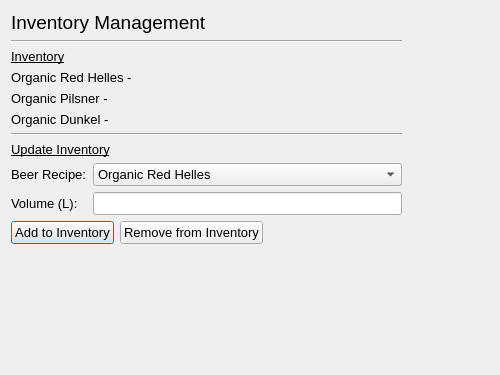
<?xml version="1.0" encoding="UTF-8"?>
<ui version="4.0">
 <class>dialog_inv_management</class>
 <widget class="QDialog" name="dialog_inv_management">
  <property name="geometry">
   <rect>
    <x>0</x>
    <y>0</y>
    <width>500</width>
    <height>375</height>
   </rect>
  </property>
  <property name="font">
   <font>
    <family>Arial</family>
    <pointsize>10</pointsize>
   </font>
  </property>
  <property name="windowTitle">
   <string>Inventory Management - Barnaby's Brewhouse</string>
  </property>
  <layout class="QGridLayout" name="gridLayout">
   <item row="0" column="0">
    <widget class="QScrollArea" name="scroll_area">
     <property name="font">
      <font>
       <kerning>true</kerning>
      </font>
     </property>
     <property name="frameShape">
      <enum>QFrame::NoFrame</enum>
     </property>
     <property name="frameShadow">
      <enum>QFrame::Plain</enum>
     </property>
     <property name="lineWidth">
      <number>0</number>
     </property>
     <property name="widgetResizable">
      <bool>true</bool>
     </property>
     <widget class="QWidget" name="scroll_area_widget_contents">
      <property name="geometry">
       <rect>
        <x>0</x>
        <y>0</y>
        <width>478</width>
        <height>353</height>
       </rect>
      </property>
      <widget class="QWidget" name="verticalLayoutWidget">
       <property name="geometry">
        <rect>
         <x>0</x>
         <y>0</y>
         <width>391</width>
         <height>330</height>
        </rect>
       </property>
       <layout class="QVBoxLayout" name="vert_layout_inv_management">
        <item>
         <widget class="QLabel" name="lbl_inv_management">
          <property name="font">
           <font>
            <family>Arial</family>
            <pointsize>14</pointsize>
            <kerning>true</kerning>
           </font>
          </property>
          <property name="text">
           <string>Inventory Management</string>
          </property>
         </widget>
        </item>
        <item>
         <widget class="Line" name="hori_line_monitoring">
          <property name="orientation">
           <enum>Qt::Horizontal</enum>
          </property>
         </widget>
        </item>
        <item>
         <widget class="QLabel" name="lbl_inv">
          <property name="font">
           <font>
            <underline>true</underline>
            <kerning>true</kerning>
           </font>
          </property>
          <property name="text">
           <string>Inventory</string>
          </property>
         </widget>
        </item>
        <item>
         <widget class="QLabel" name="lbl_red_helles_inv">
          <property name="text">
           <string>Organic Red Helles - </string>
          </property>
         </widget>
        </item>
        <item>
         <widget class="QLabel" name="lbl_pilsner_inv">
          <property name="text">
           <string>Organic Pilsner - </string>
          </property>
         </widget>
        </item>
        <item>
         <widget class="QLabel" name="lbl_dunkel_inv">
          <property name="text">
           <string>Organic Dunkel - </string>
          </property>
         </widget>
        </item>
        <item>
         <widget class="Line" name="hori_line_inv">
          <property name="orientation">
           <enum>Qt::Horizontal</enum>
          </property>
         </widget>
        </item>
        <item>
         <widget class="QLabel" name="lbl_update_inv">
          <property name="font">
           <font>
            <underline>true</underline>
            <kerning>true</kerning>
           </font>
          </property>
          <property name="text">
           <string>Update Inventory</string>
          </property>
         </widget>
        </item>
        <item>
         <layout class="QGridLayout" name="grid_layout_update_inv">
          <item row="2" column="0">
           <widget class="QLabel" name="lbl_update_inv_volume">
            <property name="text">
             <string>Volume (L):</string>
            </property>
           </widget>
          </item>
          <item row="1" column="0">
           <widget class="QLabel" name="lbl_update_inv_recipe">
            <property name="text">
             <string>Beer Recipe:</string>
            </property>
           </widget>
          </item>
          <item row="1" column="1">
           <widget class="QComboBox" name="combo_box_update_inv_recipe">
            <item>
             <property name="text">
              <string>Organic Red Helles</string>
             </property>
            </item>
            <item>
             <property name="text">
              <string>Organic Pilsner</string>
             </property>
            </item>
            <item>
             <property name="text">
              <string>Organic Dunkel</string>
             </property>
            </item>
           </widget>
          </item>
          <item row="2" column="1">
           <widget class="QLineEdit" name="line_edit_update_inv_volume">
            <property name="maxLength">
             <number>13</number>
            </property>
           </widget>
          </item>
         </layout>
        </item>
        <item>
         <layout class="QHBoxLayout" name="hori_layout_update_inv">
          <item>
           <widget class="QPushButton" name="btn_add_inv">
            <property name="text">
             <string>Add to Inventory</string>
            </property>
           </widget>
          </item>
          <item>
           <widget class="QPushButton" name="btn_remove_inv">
            <property name="text">
             <string>Remove from Inventory</string>
            </property>
           </widget>
          </item>
          <item>
           <spacer name="hori_spacer_update_inv">
            <property name="orientation">
             <enum>Qt::Horizontal</enum>
            </property>
            <property name="sizeHint" stdset="0">
             <size>
              <width>40</width>
              <height>20</height>
             </size>
            </property>
           </spacer>
          </item>
         </layout>
        </item>
        <item>
         <spacer name="vert_spacer_inv_management">
          <property name="orientation">
           <enum>Qt::Vertical</enum>
          </property>
          <property name="sizeHint" stdset="0">
           <size>
            <width>20</width>
            <height>40</height>
           </size>
          </property>
         </spacer>
        </item>
       </layout>
      </widget>
     </widget>
    </widget>
   </item>
  </layout>
 </widget>
 <resources/>
 <connections/>
</ui>
